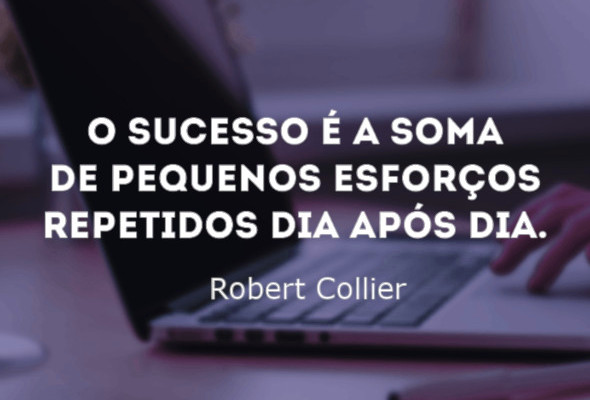
#> input picture resources/Imagens/frase.jpg, 590 x 400 px
$ python tesseract_14.py
#> lines starting #> are read from the running program, lines starting #| are printed output that depends on the picture; after the words box and inside, x2 and y2 are one past the last pixel; in counts of white or black regions, pixels touching at a corner belong together
### src/tesseract/tesseract_functions.py
import numpy as np
import cv2
from PIL import Image
from PIL import ImageFont
from PIL import ImageDraw
import pprint
import pytesseract
from pytesseract import Output
from src import RESOURCES_PATH

WINDOW_NAME = 'displaymywindows'
CALIBRI_FONT = RESOURCES_PATH + '/Fontes/calibri.ttf'
MIN_CONF = 50
TESSERACT_CONF = '--tessdata-dir {}/tessdata'.format(RESOURCES_PATH)  # Config with language portuguese


def read_file_as_bgr(file):
#> called with file = 'src/../resources/Imagens/frase.jpg'
    return cv2.imread(file)  # Open Image
#> returned value is the input picture: shape (400, 590, 3); mean B, G, R 93.9, 71.1, 77.1


def convert_image_to_gray(img):
    return cv2.cvtColor(img, cv2.COLOR_BGR2GRAY)  # Convert image to gray
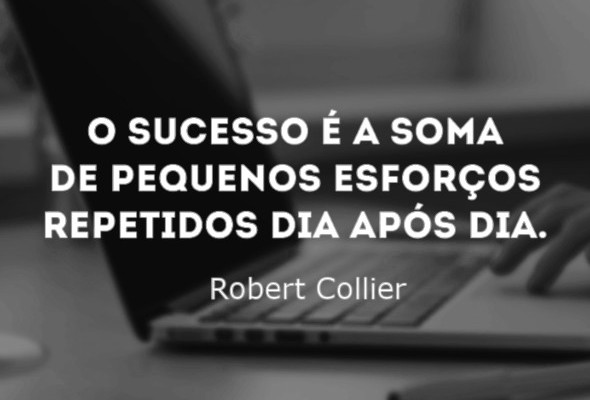
#> returned value: shape (400, 590); min 0, max 255, mean 75.5


def invert_gray_color(gray):
    return 255 - gray


def filter_color_binary_threshold(img, min=0, max=255):
    __, result = cv2.threshold(img, min, max, cv2.THRESH_BINARY)
    return result


def filter_color_otsu_threshold(img, min=0, max=255):
#> called with min = 0, max = 255
    __, result = cv2.threshold(img, min, max, cv2.THRESH_BINARY | cv2.THRESH_OTSU)
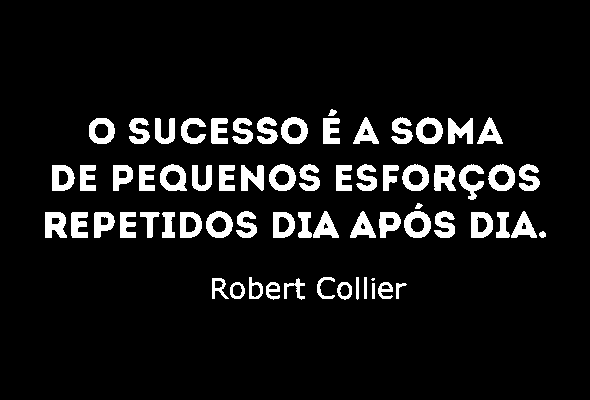
#> result: shape (400, 590); 8.4% white; 67 white regions (1 under 20 px), largest, box (x1, y1, x2, y2) and area: (404, 211, 431, 238) 438, (281, 117, 308, 144) 435, (160, 164, 187, 191) 433
    return result


def filter_color_mean_adaptive_threshold(img, block_size=11, subtracted=9):
    return cv2.adaptiveThreshold(img, 255, cv2.ADAPTIVE_THRESH_MEAN_C, cv2.THRESH_BINARY, block_size, subtracted)


def filter_color_gaussian_adaptive_threshold(img, block_size=11, subtracted=9):
    return cv2.adaptiveThreshold(img, 255, cv2.ADAPTIVE_THRESH_GAUSSIAN_C, cv2.THRESH_BINARY, block_size, subtracted)


def resize(img, height, wight):
    return cv2.resize(img, (height, wight))


def enlarge(img, factor):
    return cv2.resize(img, None, fx=factor, fy=factor, interpolation=cv2.INTER_CUBIC)


def reduce(img, factor):
    return cv2.resize(img, None, fx=factor, fy=factor, interpolation=cv2.INTER_AREA)


def filter_noise_erode(img, sensitivity=3):
    return cv2.erode(img, np.ones((sensitivity, sensitivity), np.uint8))


def filter_noise_dilate(img, sensitivity=3):
    return cv2.dilate(img, np.ones((sensitivity, sensitivity), np.uint8))


def filter_noise_opening(img, sensitivity=3):
    return filter_noise_dilate(filter_noise_erode(img, sensitivity), sensitivity)


def filter_noise_closure(img, sensitivity=3):
    return filter_noise_erode(filter_noise_dilate(img, sensitivity), sensitivity)


def filter_blur(img, size=5):  # Good for images
    return cv2.blur(img, (size, size))


def filter_blur_gaussian(img, size=5):  # Good for images
    return cv2.GaussianBlur(img, (size, size), 0)


def filter_blur_median(img, size=5):  # Good for text
    return cv2.medianBlur(img, size)


def filter_blur_bilateral(img):  # Good for text
    return cv2.bilateralFilter(img, 15, 40, 45)


def convert_image_to_string(img, lang='por'):
    return pytesseract.image_to_string(img, lang=lang, config=TESSERACT_CONF, output_type=Output.DICT)


def convert_image_to_data(img, lang='por'):
    return pytesseract.image_to_data(img, lang=lang, config=TESSERACT_CONF, output_type=Output.DICT)


# [19 lines left out: functions print_ocr_on_image, show_image, not called in this run]


def pretty_print_dict(value):
    pretty = pprint.PrettyPrinter(width=200)
    pretty.pprint(value)


# [18 lines left out: functions text_box, write_text, not called in this run]

### src/tesseract/exercise/tesseract_14.py
from src.tesseract.tesseract_functions import *
from src import RESOURCES_PATH


def tesseract_example():
    img = read_file_as_bgr(RESOURCES_PATH + '/Imagens/frase.jpg')
    img = convert_image_to_gray(img)
    img = filter_color_otsu_threshold(img)
    img = invert_gray_color(img)

    results = convert_image_to_data(img, 'por')
    print_ocr_on_image(img, results)


if __name__ == '__main__':
    tesseract_example()
#> (the call stopped at in convert_image_to_data, `return pytesseract.image_to_data(img, lang=lang, config=TESSERACT_CONF..`: pytesseract is not available in this run)

$ run again, with resources/Imagens/chines.jpg copied over resources/Imagens/frase.jpg
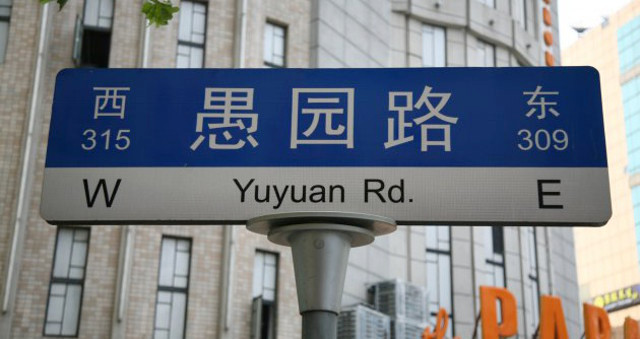
#> input picture resources/Imagens/chines.jpg, 640 x 339 px
#> in read_file_as_bgr, returned value is the input picture: shape (339, 640, 3); mean B, G, R 134.4, 127.1, 122.6
#> in convert_image_to_gray, `return cv2.cvtColor(img, cv2.COLOR_BGR2GRAY)`:
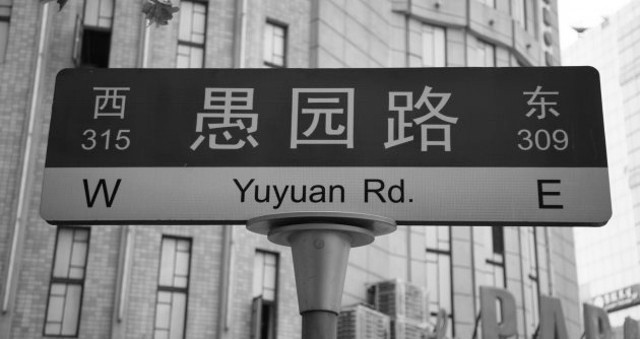
#> returned value: shape (339, 640); min 0, max 255, mean 126.6
#> in filter_color_otsu_threshold, `__, result = cv2.threshold(img, min, max, cv2.THRESH_BINARY | cv2.THRE..`:
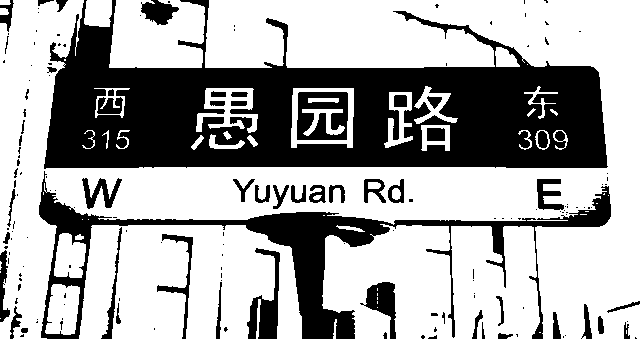
#> result: shape (339, 640); 65.5% white; 164 black regions (107 under 20 px), largest, box (x1, y1, x2, y2) and area: (44, 0, 608, 169) 49380, (39, 171, 611, 339) 13419, (297, 92, 348, 140) 1784
